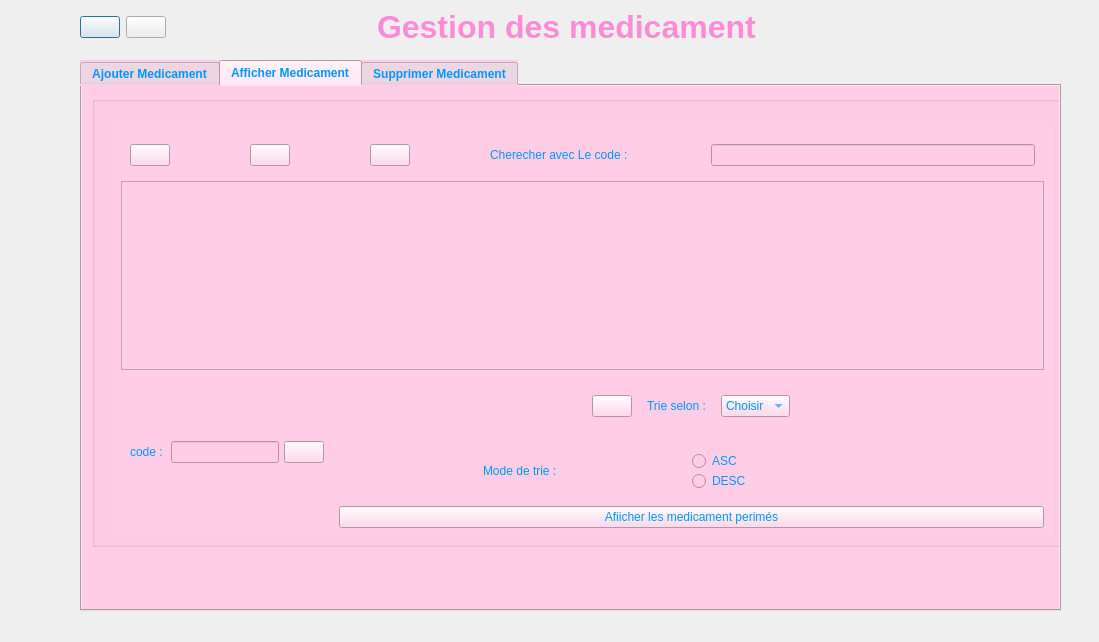
<?xml version="1.0" encoding="UTF-8"?>
<ui version="4.0">
 <class>Medicament_ui</class>
 <widget class="QDialog" name="Medicament_ui">
  <property name="geometry">
   <rect>
    <x>0</x>
    <y>0</y>
    <width>1099</width>
    <height>642</height>
   </rect>
  </property>
  <property name="windowTitle">
   <string>Dialog</string>
  </property>
  <widget class="QWidget" name="verticalWidget" native="true">
   <property name="geometry">
    <rect>
     <x>80</x>
     <y>0</y>
     <width>981</width>
     <height>611</height>
    </rect>
   </property>
   <layout class="QVBoxLayout" name="verticalLayout" stretch="0,0">
    <property name="spacing">
     <number>6</number>
    </property>
    <item>
     <layout class="QHBoxLayout" name="horizontalLayout_12" stretch="0,0,10">
      <property name="rightMargin">
       <number>100</number>
      </property>
      <item>
       <widget class="QPushButton" name="pushButton_back">
        <property name="text">
         <string/>
        </property>
        <property name="icon">
         <iconset resource="res.qrc">
          <normaloff>:/8633223.png</normaloff>:/8633223.png</iconset>
        </property>
        <property name="iconSize">
         <size>
          <width>40</width>
          <height>40</height>
         </size>
        </property>
       </widget>
      </item>
      <item>
       <widget class="QPushButton" name="pushButton_3">
        <property name="text">
         <string/>
        </property>
        <property name="icon">
         <iconset resource="res.qrc">
          <normaloff>:/[removal.ai]_4a795b3c-6573-4a82-824a-c5bae773e993-logo.png</normaloff>:/[removal.ai]_4a795b3c-6573-4a82-824a-c5bae773e993-logo.png</iconset>
        </property>
        <property name="iconSize">
         <size>
          <width>100</width>
          <height>100</height>
         </size>
        </property>
       </widget>
      </item>
      <item alignment="Qt::AlignHCenter|Qt::AlignVCenter">
       <widget class="QWidget" name="horizontalWidget_2" native="true">
        <layout class="QHBoxLayout" name="horizontalLayout_13">
         <item>
          <widget class="QLabel" name="label">
           <property name="font">
            <font>
             <family>Yu Gothic UI</family>
             <pointsize>24</pointsize>
             <weight>75</weight>
             <italic>false</italic>
             <bold>true</bold>
             <underline>false</underline>
             <strikeout>false</strikeout>
             <stylestrategy>PreferAntialias</stylestrategy>
            </font>
           </property>
           <property name="styleSheet">
            <string notr="true">color: rgb(255, 138, 216);</string>
           </property>
           <property name="text">
            <string>Gestion des medicament</string>
           </property>
           <property name="margin">
            <number>15</number>
           </property>
          </widget>
         </item>
        </layout>
       </widget>
      </item>
     </layout>
    </item>
    <item>
     <widget class="QTabWidget" name="tabWidget">
      <property name="font">
       <font>
        <weight>75</weight>
        <bold>true</bold>
       </font>
      </property>
      <property name="styleSheet">
       <string notr="true">color: rgb(0, 150, 255);
background-color: #FFCEE6;</string>
      </property>
      <property name="currentIndex">
       <number>1</number>
      </property>
      <widget class="QWidget" name="tab1">
       <property name="styleSheet">
        <string notr="true"/>
       </property>
       <attribute name="title">
        <string>Ajouter Medicament</string>
       </attribute>
       <widget class="QGroupBox" name="groupBox">
        <property name="geometry">
         <rect>
          <x>10</x>
          <y>10</y>
          <width>991</width>
          <height>451</height>
         </rect>
        </property>
        <property name="title">
         <string/>
        </property>
        <widget class="QWidget" name="horizontalWidget" native="true">
         <property name="geometry">
          <rect>
           <x>20</x>
           <y>30</y>
           <width>941</width>
           <height>411</height>
          </rect>
         </property>
         <layout class="QHBoxLayout" name="horizontalLayout" stretch="4,1">
          <item alignment="Qt::AlignHCenter|Qt::AlignVCenter">
           <widget class="QWidget" name="formWidget" native="true">
            <layout class="QFormLayout" name="formLayout">
             <property name="horizontalSpacing">
              <number>300</number>
             </property>
             <property name="verticalSpacing">
              <number>30</number>
             </property>
             <item row="0" column="0">
              <widget class="QLabel" name="iDLabel">
               <property name="text">
                <string>code :</string>
               </property>
              </widget>
             </item>
             <item row="0" column="1">
              <widget class="QLineEdit" name="iDLineEdit">
               <property name="styleSheet">
                <string notr="true"/>
               </property>
              </widget>
             </item>
             <item row="1" column="0">
              <widget class="QLabel" name="prNomLabel">
               <property name="text">
                <string>nom :</string>
               </property>
              </widget>
             </item>
             <item row="1" column="1">
              <widget class="QLineEdit" name="prNomLineEdit"/>
             </item>
             <item row="2" column="0">
              <widget class="QLabel" name="nomLabel">
               <property name="text">
                <string>type :</string>
               </property>
              </widget>
             </item>
             <item row="2" column="1">
              <widget class="QLineEdit" name="nomLineEdit"/>
             </item>
             <item row="3" column="0">
              <widget class="QLabel" name="adresseLabel">
               <property name="text">
                <string>prix :</string>
               </property>
              </widget>
             </item>
             <item row="3" column="1">
              <widget class="QLineEdit" name="adresseLineEdit"/>
             </item>
             <item row="4" column="0">
              <widget class="QLabel" name="dateDeNaissanceLabel">
               <property name="text">
                <string>Date de peremption</string>
               </property>
              </widget>
             </item>
             <item row="4" column="1">
              <widget class="QDateEdit" name="dateDeNaissanceDateEdit"/>
             </item>
             <item row="5" column="0">
              <widget class="QLabel" name="ancienneteLabel">
               <property name="text">
                <string>qte :</string>
               </property>
              </widget>
             </item>
             <item row="5" column="1">
              <widget class="QLineEdit" name="ancienneteLineEdit"/>
             </item>
            </layout>
           </widget>
          </item>
          <item alignment="Qt::AlignHCenter|Qt::AlignVCenter">
           <widget class="QWidget" name="verticalWidget_2" native="true">
            <property name="autoFillBackground">
             <bool>false</bool>
            </property>
            <layout class="QVBoxLayout" name="verticalLayout_3">
             <property name="spacing">
              <number>25</number>
             </property>
             <item>
              <widget class="QPushButton" name="pushButton_ajout">
               <property name="text">
                <string>Ajouter</string>
               </property>
               <property name="icon">
                <iconset resource="res.qrc">
                 <normaloff>:/2749768.png</normaloff>:/2749768.png</iconset>
               </property>
               <property name="iconSize">
                <size>
                 <width>30</width>
                 <height>30</height>
                </size>
               </property>
              </widget>
             </item>
             <item>
              <widget class="QPushButton" name="pushButton_modifier">
               <property name="text">
                <string>Modifier</string>
               </property>
               <property name="icon">
                <iconset resource="res.qrc">
                 <normaloff>:/3829311.png</normaloff>:/3829311.png</iconset>
               </property>
               <property name="iconSize">
                <size>
                 <width>30</width>
                 <height>30</height>
                </size>
               </property>
              </widget>
             </item>
            </layout>
           </widget>
          </item>
         </layout>
        </widget>
       </widget>
      </widget>
      <widget class="QWidget" name="tab2">
       <attribute name="title">
        <string>Afficher Medicament</string>
       </attribute>
       <widget class="QGroupBox" name="groupBox_2">
        <property name="geometry">
         <rect>
          <x>10</x>
          <y>10</y>
          <width>991</width>
          <height>451</height>
         </rect>
        </property>
        <property name="title">
         <string/>
        </property>
        <widget class="QWidget" name="horizontalWidget_3" native="true">
         <property name="geometry">
          <rect>
           <x>20</x>
           <y>30</y>
           <width>941</width>
           <height>411</height>
          </rect>
         </property>
         <layout class="QHBoxLayout" name="horizontalLayout_2" stretch="0">
          <item>
           <widget class="QWidget" name="verticalWidget_3" native="true">
            <layout class="QVBoxLayout" name="verticalLayout_4" stretch="0,5,4">
             <item>
              <widget class="QWidget" name="horizontalWidget_4" native="true">
               <layout class="QHBoxLayout" name="horizontalLayout_4" stretch="0,0,0">
                <property name="spacing">
                 <number>80</number>
                </property>
                <item>
                 <widget class="QPushButton" name="pushButton_stats">
                  <property name="text">
                   <string/>
                  </property>
                  <property name="icon">
                   <iconset resource="res.qrc">
                    <normaloff>:/1549880.png</normaloff>:/1549880.png</iconset>
                  </property>
                  <property name="iconSize">
                   <size>
                    <width>30</width>
                    <height>30</height>
                   </size>
                  </property>
                 </widget>
                </item>
                <item>
                 <widget class="QPushButton" name="pushButton_refresh">
                  <property name="text">
                   <string/>
                  </property>
                  <property name="icon">
                   <iconset resource="res.qrc">
                    <normaloff>:/3829300.png</normaloff>:/3829300.png</iconset>
                  </property>
                  <property name="iconSize">
                   <size>
                    <width>30</width>
                    <height>40</height>
                   </size>
                  </property>
                 </widget>
                </item>
                <item>
                 <layout class="QHBoxLayout" name="horizontalLayout_9">
                  <item>
                   <widget class="QPushButton" name="pushButton">
                    <property name="text">
                     <string/>
                    </property>
                    <property name="icon">
                     <iconset resource="res.qrc">
                      <normaloff>:/3829187.png</normaloff>:/3829187.png</iconset>
                    </property>
                    <property name="iconSize">
                     <size>
                      <width>30</width>
                      <height>30</height>
                     </size>
                    </property>
                   </widget>
                  </item>
                  <item>
                   <widget class="QLabel" name="label_2">
                    <property name="text">
                     <string>Cherecher avec Le code : </string>
                    </property>
                   </widget>
                  </item>
                  <item>
                   <widget class="QLineEdit" name="search_field"/>
                  </item>
                 </layout>
                </item>
               </layout>
              </widget>
             </item>
             <item>
              <widget class="QTableView" name="tableView"/>
             </item>
             <item>
              <layout class="QHBoxLayout" name="horizontalLayout_3" stretch="0,5">
               <item>
                <layout class="QVBoxLayout" name="verticalLayout_6">
                 <item>
                  <widget class="QWidget" name="horizontalWidget_5" native="true">
                   <layout class="QHBoxLayout" name="horizontalLayout_5" stretch="0,3,0">
                    <property name="spacing">
                     <number>5</number>
                    </property>
                    <item>
                     <widget class="QLabel" name="label_3">
                      <property name="text">
                       <string>code : </string>
                      </property>
                     </widget>
                    </item>
                    <item>
                     <widget class="QLineEdit" name="lineEdit_pdf"/>
                    </item>
                    <item>
                     <widget class="QPushButton" name="pushButton_pdf">
                      <property name="text">
                       <string/>
                      </property>
                      <property name="icon">
                       <iconset resource="res.qrc">
                        <normaloff>:/8263215.png</normaloff>:/8263215.png</iconset>
                      </property>
                      <property name="iconSize">
                       <size>
                        <width>50</width>
                        <height>50</height>
                       </size>
                      </property>
                     </widget>
                    </item>
                   </layout>
                  </widget>
                 </item>
                </layout>
               </item>
               <item>
                <layout class="QVBoxLayout" name="verticalLayout_5" stretch="1,0,0">
                 <item alignment="Qt::AlignHCenter">
                  <widget class="QWidget" name="horizontalWidget_6" native="true">
                   <layout class="QHBoxLayout" name="horizontalLayout_7">
                    <property name="spacing">
                     <number>15</number>
                    </property>
                    <item>
                     <widget class="QPushButton" name="pushButton_2">
                      <property name="text">
                       <string/>
                      </property>
                      <property name="icon">
                       <iconset resource="res.qrc">
                        <normaloff>:/9413329.png</normaloff>:/9413329.png</iconset>
                      </property>
                      <property name="iconSize">
                       <size>
                        <width>30</width>
                        <height>30</height>
                       </size>
                      </property>
                     </widget>
                    </item>
                    <item>
                     <widget class="QLabel" name="label_4">
                      <property name="text">
                       <string>Trie selon :</string>
                      </property>
                     </widget>
                    </item>
                    <item>
                     <widget class="QComboBox" name="comboBox">
                      <item>
                       <property name="text">
                        <string>Choisir</string>
                       </property>
                      </item>
                      <item>
                       <property name="text">
                        <string>code</string>
                       </property>
                      </item>
                      <item>
                       <property name="text">
                        <string>prix</string>
                       </property>
                      </item>
                      <item>
                       <property name="text">
                        <string>type</string>
                       </property>
                      </item>
                     </widget>
                    </item>
                   </layout>
                  </widget>
                 </item>
                 <item>
                  <widget class="QWidget" name="horizontalWidget_7" native="true">
                   <layout class="QHBoxLayout" name="horizontalLayout_6">
                    <property name="spacing">
                     <number>0</number>
                    </property>
                    <item alignment="Qt::AlignHCenter">
                     <widget class="QWidget" name="horizontalWidget_8" native="true">
                      <layout class="QHBoxLayout" name="horizontalLayout_8">
                       <item>
                        <widget class="QLabel" name="label_5">
                         <property name="frameShadow">
                          <enum>QFrame::Sunken</enum>
                         </property>
                         <property name="text">
                          <string>Mode de trie :</string>
                         </property>
                         <property name="margin">
                          <number>5</number>
                         </property>
                        </widget>
                       </item>
                      </layout>
                     </widget>
                    </item>
                    <item>
                     <layout class="QVBoxLayout" name="verticalLayout_8">
                      <item>
                       <widget class="QRadioButton" name="radioButton">
                        <property name="text">
                         <string>ASC</string>
                        </property>
                       </widget>
                      </item>
                      <item>
                       <widget class="QRadioButton" name="radioButton_2">
                        <property name="text">
                         <string>DESC</string>
                        </property>
                       </widget>
                      </item>
                     </layout>
                    </item>
                   </layout>
                  </widget>
                 </item>
                 <item>
                  <widget class="QPushButton" name="pushButton_afficher_peremption">
                   <property name="text">
                    <string>Afiicher les medicament perimés</string>
                   </property>
                  </widget>
                 </item>
                </layout>
               </item>
              </layout>
             </item>
            </layout>
           </widget>
          </item>
         </layout>
        </widget>
       </widget>
      </widget>
      <widget class="QWidget" name="tab3">
       <attribute name="title">
        <string>Supprimer Medicament</string>
       </attribute>
       <widget class="QGroupBox" name="groupBox_3">
        <property name="geometry">
         <rect>
          <x>10</x>
          <y>10</y>
          <width>991</width>
          <height>451</height>
         </rect>
        </property>
        <property name="title">
         <string/>
        </property>
        <widget class="QWidget" name="horizontalWidget_9" native="true">
         <property name="geometry">
          <rect>
           <x>-1</x>
           <y>-1</y>
           <width>991</width>
           <height>451</height>
          </rect>
         </property>
         <layout class="QHBoxLayout" name="horizontalLayout_10">
          <item alignment="Qt::AlignHCenter|Qt::AlignVCenter">
           <widget class="QWidget" name="verticalWidget_4" native="true">
            <layout class="QVBoxLayout" name="verticalLayout_10">
             <property name="spacing">
              <number>30</number>
             </property>
             <property name="bottomMargin">
              <number>150</number>
             </property>
             <item>
              <layout class="QHBoxLayout" name="horizontalLayout_11">
               <item>
                <widget class="QLabel" name="label_6">
                 <property name="styleSheet">
                  <string notr="true">color: rgb(122, 129, 255);</string>
                 </property>
                 <property name="text">
                  <string>code medicament : </string>
                 </property>
                </widget>
               </item>
               <item>
                <widget class="QLineEdit" name="lineEdit_3"/>
               </item>
              </layout>
             </item>
             <item>
              <widget class="QPushButton" name="pushButton_supprimer">
               <property name="text">
                <string/>
               </property>
               <property name="icon">
                <iconset resource="res.qrc">
                 <normaloff>:/3829228.png</normaloff>:/3829228.png</iconset>
               </property>
               <property name="iconSize">
                <size>
                 <width>30</width>
                 <height>30</height>
                </size>
               </property>
              </widget>
             </item>
            </layout>
           </widget>
          </item>
         </layout>
        </widget>
       </widget>
      </widget>
     </widget>
    </item>
   </layout>
  </widget>
  <widget class="QLabel" name="label_7">
   <property name="geometry">
    <rect>
     <x>0</x>
     <y>0</y>
     <width>1101</width>
     <height>641</height>
    </rect>
   </property>
   <property name="text">
    <string/>
   </property>
   <property name="pixmap">
    <pixmap resource="res.qrc">:/7283494.jpg</pixmap>
   </property>
   <property name="scaledContents">
    <bool>true</bool>
   </property>
  </widget>
  <zorder>label_7</zorder>
  <zorder>verticalWidget</zorder>
 </widget>
 <resources>
  <include location="res.qrc"/>
 </resources>
 <connections/>
</ui>
